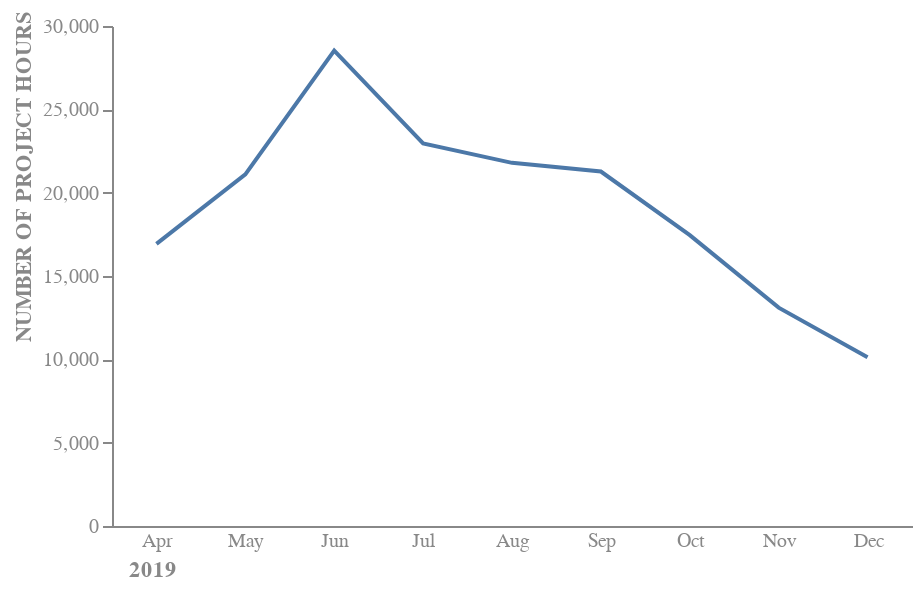

Notebook code for this chart:
### Markdown cell above
![Alt text](\Images\2_4e.png)

### Code cell
line_diff_table = table_2019[table_2019['Metric'].isin(['UNMET DEMAND'])]

alt.Chart(line_diff_table).mark_line().encode(
    y = alt.Y('Value', 
              axis = alt.Axis(grid = False, titleY = 75, labelColor = "#888888", titleColor = '#888888'), 
              title = "NUMBER OF PROJECT HOURS"),
    x = alt.X('month', 
              sort = None, 
              axis = alt.Axis(labelAngle = 0, titleX = 20, labelColor = "#888888", titleColor = '#888888', ticks = False), 
              title = "2019")
              ).properties(
    width = 400,
    height = 250
).configure_view(stroke = None)

### Figure 1 — Vega-Lite specification as saved in the notebook (floating-point values rounded to 4 significant figures)
{"config": {"view": {"continuousWidth": 300, "continuousHeight": 300, "stroke": null}}, "data": {"name": "data-f28fc1ada5012de1dec1069913cd61cf"}, "mark": {"type": "line"}, "encoding": {"x": {"axis": {"labelAngle": 0, "labelColor": "#888888", "ticks": false, "titleColor": "#888888", "titleX": 20}, "field": "month", "sort": null, "title": "2019", "type": "nominal"}, "y": {"axis": {"grid": false, "labelColor": "#888888", "titleColor": "#888888", "titleY": 75}, "field": "Value", "title": "NUMBER OF PROJECT HOURS", "type": "quantitative"}}, "height": 250, "width": 400, "$schema": "https://vega.github.io/schema/vega-lite/v5.8.0.json", "datasets": {"data-f28fc1ada5012de1dec1069913cd61cf": [{"Metric": "UNMET DEMAND", "Value": 16930, "year": 2019, "month": "Apr"}, {"Metric": "UNMET DEMAND", "Value": 21094, "year": 2019, "month": "May"}, {"Metric": "UNMET DEMAND", "Value": 28528, "year": 2019, "month": "Jun"}, {"Metric": "UNMET DEMAND", "Value": 22955, "year": 2019, "month": "Jul"}, {"Metric": "UNMET DEMAND", "Value": 21789, "year": 2019, "month": "Aug"}, {"Metric": "UNMET DEMAND", "Value": 21270, "year": 2019, "month": "Sep"}, {"Metric": "UNMET DEMAND", "Value": 17453, "year": 2019, "month": "Oct"}, {"Metric": "UNMET DEMAND", "Value": 13101, "year": 2019, "month": "Nov"}, {"Metric": "UNMET DEMAND", "Value": 10121, "year": 2019, "month": "Dec"}]}}
